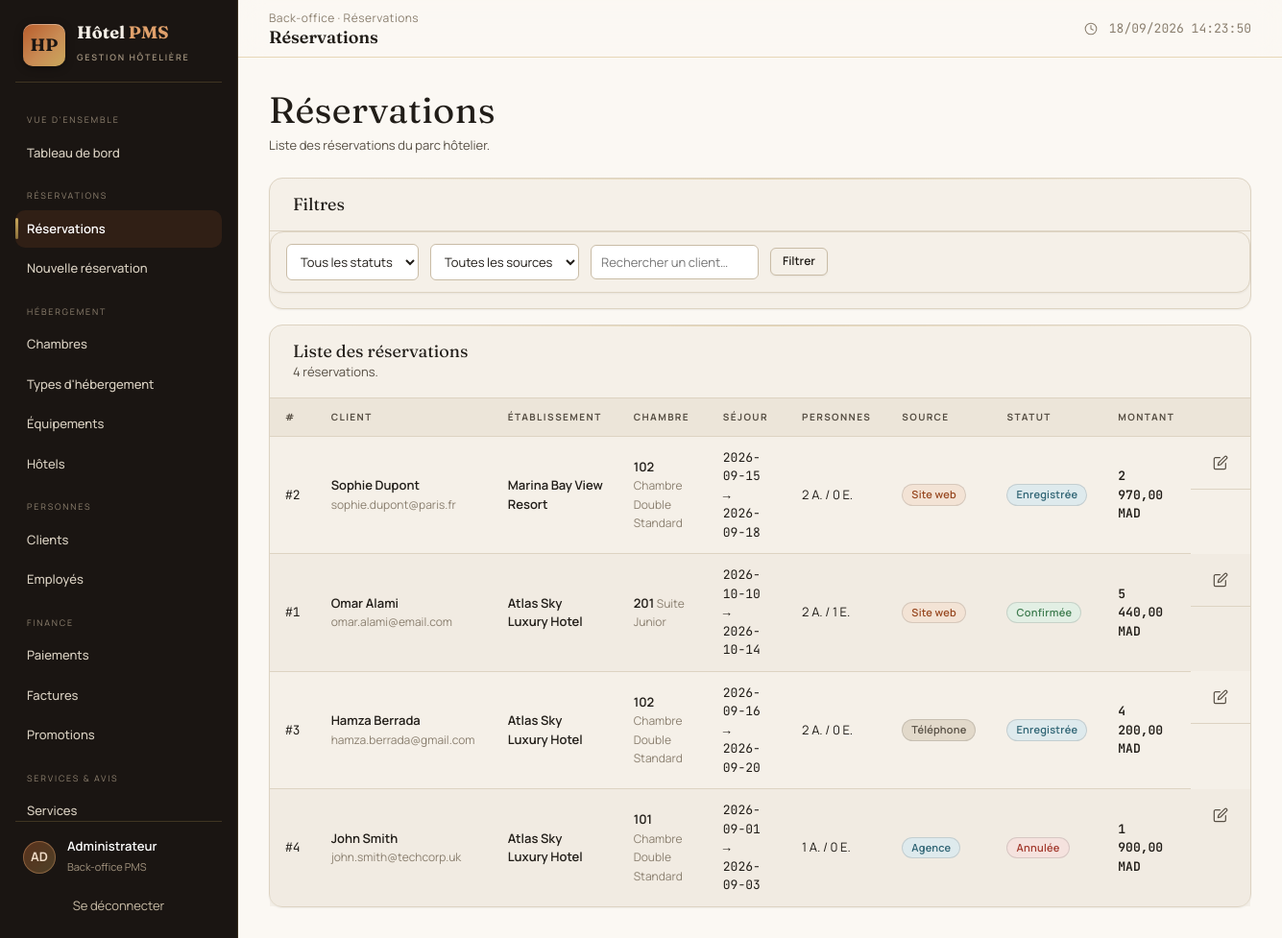
Page /reservations.php (signed in) on the committed database.
### tables this page shows
CREATE TABLE reservation (
    id_reservation INT AUTO_INCREMENT PRIMARY KEY,
    id_client INT NOT NULL,
    id_chambre INT NOT NULL,
    id_employe INT NULL,
    id_promotion INT NULL,
    date_reservation DATETIME DEFAULT CURRENT_TIMESTAMP,
    date_arrivee DATE NOT NULL,
    date_depart DATE NOT NULL,
    nb_adultes TINYINT NOT NULL,
    nb_enfants TINYINT DEFAULT 0,
    statut_reservation ENUM('En attente', 'Confirmée', 'Enregistrée', 'Terminée', 'Annulée') DEFAULT 'En attente',
    source_reservation ENUM('Site web', 'Téléphone', 'Agence', 'Sur place') DEFAULT 'Site web',
    montant_total DECIMAL(10,2) NOT NULL,
    CONSTRAINT chk_reservation_dates CHECK (date_depart > date_arrivee),
    CONSTRAINT chk_reservation_adultes CHECK (nb_adultes > 0),
    CONSTRAINT chk_reservation_enfants CHECK (nb_enfants >= 0),
    CONSTRAINT chk_reservation_montant CHECK (montant_total >= 0),
    CONSTRAINT fk_reservation_client FOREIGN KEY (id_client) 
        REFERENCES client(id_client) 
        ON DELETE RESTRICT 
        ON UPDATE CASCADE,
    CONSTRAINT fk_reservation_chambre FOREIGN KEY (id_chambre) 
        REFERENCES chambre(id_chambre) 
        ON DELETE RESTRICT 
        ON UPDATE CASCADE,
    CONSTRAINT fk_reservation_employe FOREIGN KEY (id_employe) 
        REFERENCES employe(id_employe) 
        ON DELETE SET NULL 
        ON UPDATE CASCADE,
    CONSTRAINT fk_reservation_promotion FOREIGN KEY (id_promotion) 
        REFERENCES promotion(id_promotion) 
        ON DELETE SET NULL 
        ON UPDATE CASCADE
);

CREATE TABLE client (
    id_client INT AUTO_INCREMENT PRIMARY KEY,
    nom VARCHAR(50) NOT NULL,
    prenom VARCHAR(50) NOT NULL,
    email VARCHAR(100) NOT NULL,
    mot_de_passe VARCHAR(255) NOT NULL,
    telephone VARCHAR(20) NULL,
    adresse VARCHAR(200) NULL,
    ville VARCHAR(50) NULL,
    pays VARCHAR(50) NULL,
    cin_passeport VARCHAR(30) NULL,
    date_naissance DATE NULL,
    date_inscription DATETIME DEFAULT CURRENT_TIMESTAMP,
    statut_fidelite ENUM('Standard', 'Silver', 'Gold', 'Platinum') DEFAULT 'Standard',
    CONSTRAINT uq_client_email UNIQUE (email),
    CONSTRAINT uq_client_cin_passeport UNIQUE (cin_passeport)
);

CREATE TABLE hotel (
    id_hotel INT AUTO_INCREMENT PRIMARY KEY,
    nom_hotel VARCHAR(100) NOT NULL,
    adresse VARCHAR(200) NOT NULL,
    ville VARCHAR(50) NOT NULL,
    pays VARCHAR(50) NOT NULL,
    telephone VARCHAR(20) NULL,
    email VARCHAR(100) NULL,
    categorie_etoiles TINYINT NULL,
    date_ouverture DATE NULL,
    created_at DATETIME DEFAULT CURRENT_TIMESTAMP,
    CONSTRAINT chk_hotel_etoiles CHECK (categorie_etoiles IS NULL OR (categorie_etoiles BETWEEN 1 AND 5))
);

CREATE TABLE chambre (
    id_chambre INT AUTO_INCREMENT PRIMARY KEY,
    id_hotel INT NOT NULL,
    id_type INT NOT NULL,
    numero_chambre VARCHAR(10) NOT NULL,
    etage TINYINT NULL,
    prix_nuit DECIMAL(10,2) NOT NULL,
    vue ENUM('Mer', 'Jardin', 'Ville', 'Piscine', 'Aucune') DEFAULT 'Aucune',
    fumeur BOOLEAN DEFAULT FALSE,
    statut_chambre ENUM('Disponible', 'Occupée', 'Maintenance', 'Nettoyage') DEFAULT 'Disponible',
    CONSTRAINT uq_chambre_hotel_numero UNIQUE (id_hotel, numero_chambre),
    CONSTRAINT chk_chambre_prix CHECK (prix_nuit >= 0),
    CONSTRAINT fk_chambre_hotel FOREIGN KEY (id_hotel) 
        REFERENCES hotel(id_hotel) 
        ON DELETE RESTRICT 
        ON UPDATE CASCADE,
    CONSTRAINT fk_chambre_type FOREIGN KEY (id_type) 
        REFERENCES type_hebergement(id_type) 
        ON DELETE RESTRICT 
        ON UPDATE CASCADE
);

CREATE TABLE type_hebergement (
    id_type INT AUTO_INCREMENT PRIMARY KEY,
    libelle VARCHAR(50) NOT NULL,
    description TEXT NULL,
    capacite_max TINYINT NOT NULL,
    superficie_m2 DECIMAL(5,2) NULL,
    prix_base_nuit DECIMAL(10,2) NOT NULL,
    CONSTRAINT chk_type_capacite CHECK (capacite_max > 0),
    CONSTRAINT chk_type_prix CHECK (prix_base_nuit >= 0)
);

### reservations.php (the view, shortened to what this page needs)
<?php
require_once __DIR__ . "/includes/header.php";
$filter_q     = trim($_GET["q"] ?? "");
function statut_badge(string $s): string {
    $map = [
        "En attente"  => "warn",
        "Confirmée"   => "ok",
        "Enregistrée" => "info",
        "Terminée"    => "neutral",
        "Annulée"     => "bad",
    ];
    return '<span class="badge ' . ($map[$s] ?? "neutral") . '">' . htmlspecialchars($s) . '</span>';
}
function source_badge(string $s): string {
    $map = [
        "Site web"  => "accent",
        "Téléphone" => "neutral",
        "Agence"    => "info",
        "Sur place"  => "warn",
    ];
    return '<span class="badge ' . ($map[$s] ?? "neutral") . '">' . htmlspecialchars($s) . '</span>';
}
$sql = "SELECT r.id_reservation, c.prenom, c.nom, c.email, h.nom_hotel, ch.numero_chambre, th.libelle AS type_libelle,
               r.date_arrivee, r.date_depart, r.nb_adultes, r.nb_enfants,
               r.source_reservation, r.statut_reservation, r.montant_total
        FROM reservation r
        JOIN client c ON r.id_client = c.id_client
        JOIN chambre ch ON r.id_chambre = ch.id_chambre
        JOIN hotel h ON ch.id_hotel = h.id_hotel
        JOIN type_hebergement th ON ch.id_type = th.id_type";
$params = [];
$sql .= " ORDER BY r.date_reservation DESC";
$stmt = $pdo->prepare($sql);
$stmt->execute($params);
$reservations = $stmt->fetchAll();
?>
<div class="page-head">
    <div>
        <h1>Réservations</h1>
        <p>Liste des réservations du parc hôtelier.</p>
    </div>
</div>
<div class="stack">
    <div class="card">
        <div class="card-head">
            <h3>Filtres</h3>
        </div>
        <div class="card-body" style="padding:0">
            <form method="GET" class="filter-bar">
                <select name="statut">
                    <option value="">Tous les statuts</option>
                </select>
                <select name="source">
                    <option value="">Toutes les sources</option>
                </select>
                <input type="text" name="q" placeholder="Rechercher un client…" value="<?= htmlspecialchars($filter_q) ?>">
                <button type="submit" class="btn secondary sm">Filtrer</button>
            </form>
        </div>
    </div>
    <div class="card">
        <div class="card-head">
            <div>
                <h3>Liste des réservations</h3>
                <p><?= count($reservations) ?> réservation<?= count($reservations) > 1 ? "s" : "" ?>.</p>
            </div>
        </div>
        <div class="card-body" style="padding:0">
            <div class="table-wrap">
                <table class="table">
                    <thead>
                        <tr>
                            <th>#</th>
                            <th>Client</th>
                            <th>Établissement</th>
                            <th>Chambre</th>
                            <th>Séjour</th>
                            <th>Personnes</th>
                            <th>Source</th>
                            <th>Statut</th>
                            <th>Montant</th>
                            <th></th>
                        </tr>
                    </thead>
                    <tbody>
                        <?php foreach ($reservations as $r): ?>
                            <tr>
                                <td class="mono">#<?= (int) $r["id_reservation"] ?></td>
                                <td>
                                    <span class="cell-main"><?= htmlspecialchars($r["prenom"] . " " . $r["nom"]) ?></span>
                                    <span class="cell-sub"><?= htmlspecialchars($r["email"]) ?></span>
                                </td>
                                <td class="cell-main"><?= htmlspecialchars($r["nom_hotel"]) ?></td>
                                <td>
                                    <span class="cell-main"><?= htmlspecialchars($r["numero_chambre"]) ?></span>
                                    <span class="cell-sub"><?= htmlspecialchars($r["type_libelle"]) ?></span>
                                </td>
                                <td class="mono"><?= htmlspecialchars($r["date_arrivee"]) ?> → <?= htmlspecialchars($r["date_depart"]) ?></td>
                                <td><?= (int) $r["nb_adultes"] ?> A. / <?= (int) $r["nb_enfants"] ?> E.</td>
                                <td><?= source_badge($r["source_reservation"]) ?></td>
                                <td><?= statut_badge($r["statut_reservation"]) ?></td>
                                <td class="num"><?= number_format((float) $r["montant_total"], 2, ",", " ") ?> MAD</td>
                                <td class="table-actions">
                                    <a href="reservation_detail.php?id=<?= (int) $r["id_reservation"] ?>" title="Ouvrir le dossier" class="row-action">›</a>
                                </td>
                            </tr>
                        <?php endforeach; ?>
                    </tbody>
                </table>
            </div>
        </div>
    </div>
</div>
<?php require __DIR__ . "/includes/footer.php"; ?>

### rows in the picture
reservation: id_reservation "2", id_client.nom "Sophie Dupont", id_client.email "sophie.dupont@paris.fr", hotel.nom_hotel "Marina Bay View Resort", id_chambre.numero_chambre "102", type_hebergement.libelle "Chambre Double Standard", date_arrivee "2026-09-15", date_depart "2026-09-18", nb_adultes "2", nb_enfants "0", source_reservation "Site web", statut_reservation "Enregistrée", montant_total "2 970,00"
reservation: id_reservation "1", id_client.nom "Omar Alami", id_client.email "omar.alami@email.com", hotel.nom_hotel "Atlas Sky Luxury Hotel", id_chambre.numero_chambre "201", type_hebergement.libelle "Suite Junior", date_arrivee "2026-10-10", date_depart "2026-10-14", nb_adultes "2", nb_enfants "1", source_reservation "Site web", statut_reservation "Confirmée", montant_total "5 440,00"
reservation: id_reservation "3", id_client.nom "Hamza Berrada", id_client.email "hamza.berrada@gmail.com", hotel.nom_hotel "Atlas Sky Luxury Hotel", id_chambre.numero_chambre "102", type_hebergement.libelle "Chambre Double Standard", date_arrivee "2026-09-16", date_depart "2026-09-20", nb_adultes "2", nb_enfants "0", source_reservation "Téléphone", statut_reservation "Enregistrée", montant_total "4 200,00"
reservation: id_reservation "4", id_client.nom "John Smith", id_client.email "john.smith@techcorp.uk", hotel.nom_hotel "Atlas Sky Luxury Hotel", id_chambre.numero_chambre "101", type_hebergement.libelle "Chambre Double Standard", date_arrivee "2026-09-01", date_depart "2026-09-03", nb_adultes "1", nb_enfants "0", source_reservation "Agence", statut_reservation "Annulée", montant_total "1 900,00"

### other values in the picture
$label "VUE D'ENSEMBLE"
$title "Tableau de bord"
$label "RÉSERVATIONS"
$title "Réservations"
$title "Nouvelle réservation"
$label "HÉBERGEMENT"
$title "Chambres"
$title "Types d'hébergement"
$title "Équipements"
$title "Hôtels"
$label "PERSONNES"
$title "Clients"
$title "Employés"
$label "FINANCE"
$title "Paiements"
